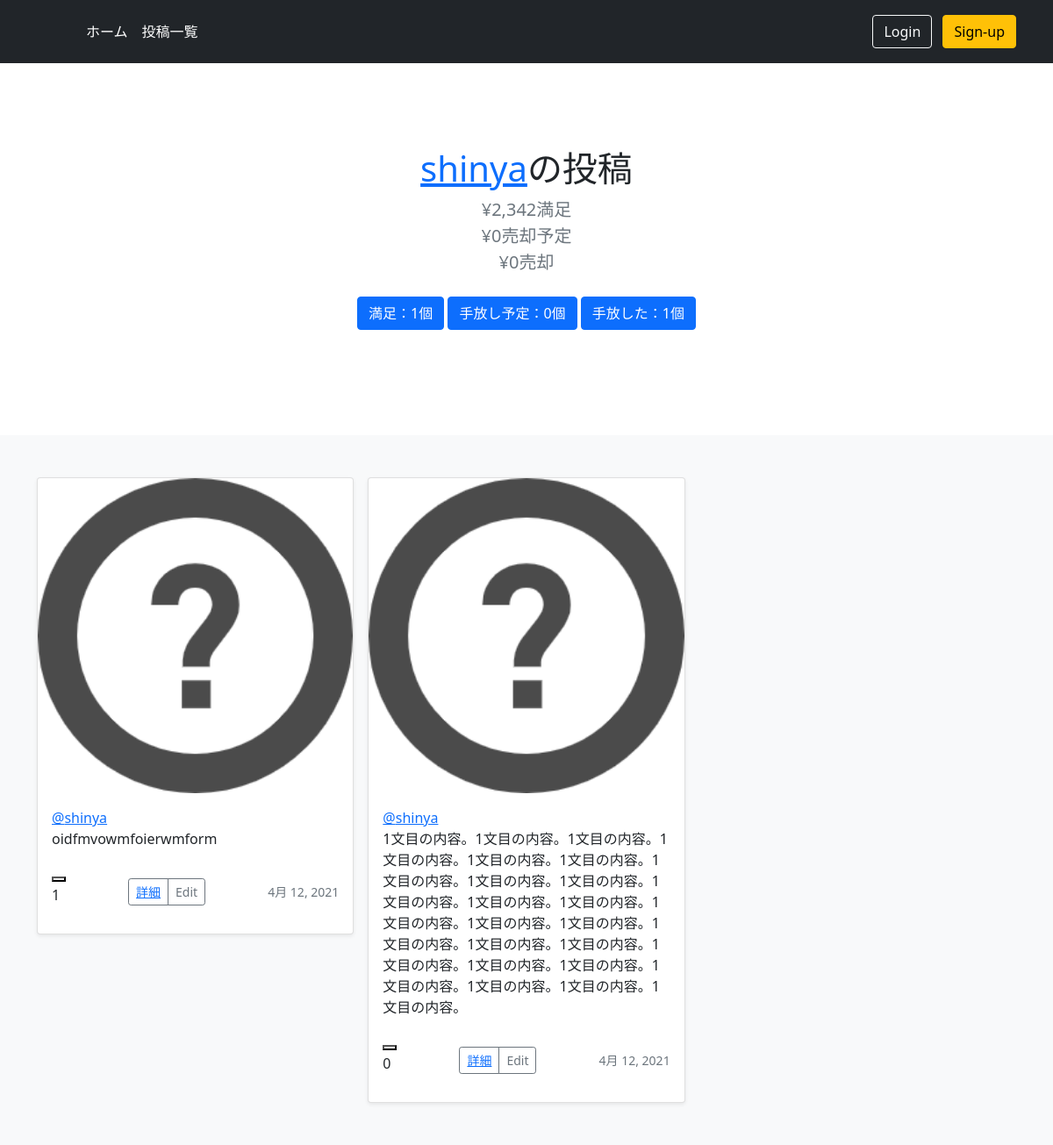
The app's page /user_posts/1, older data.
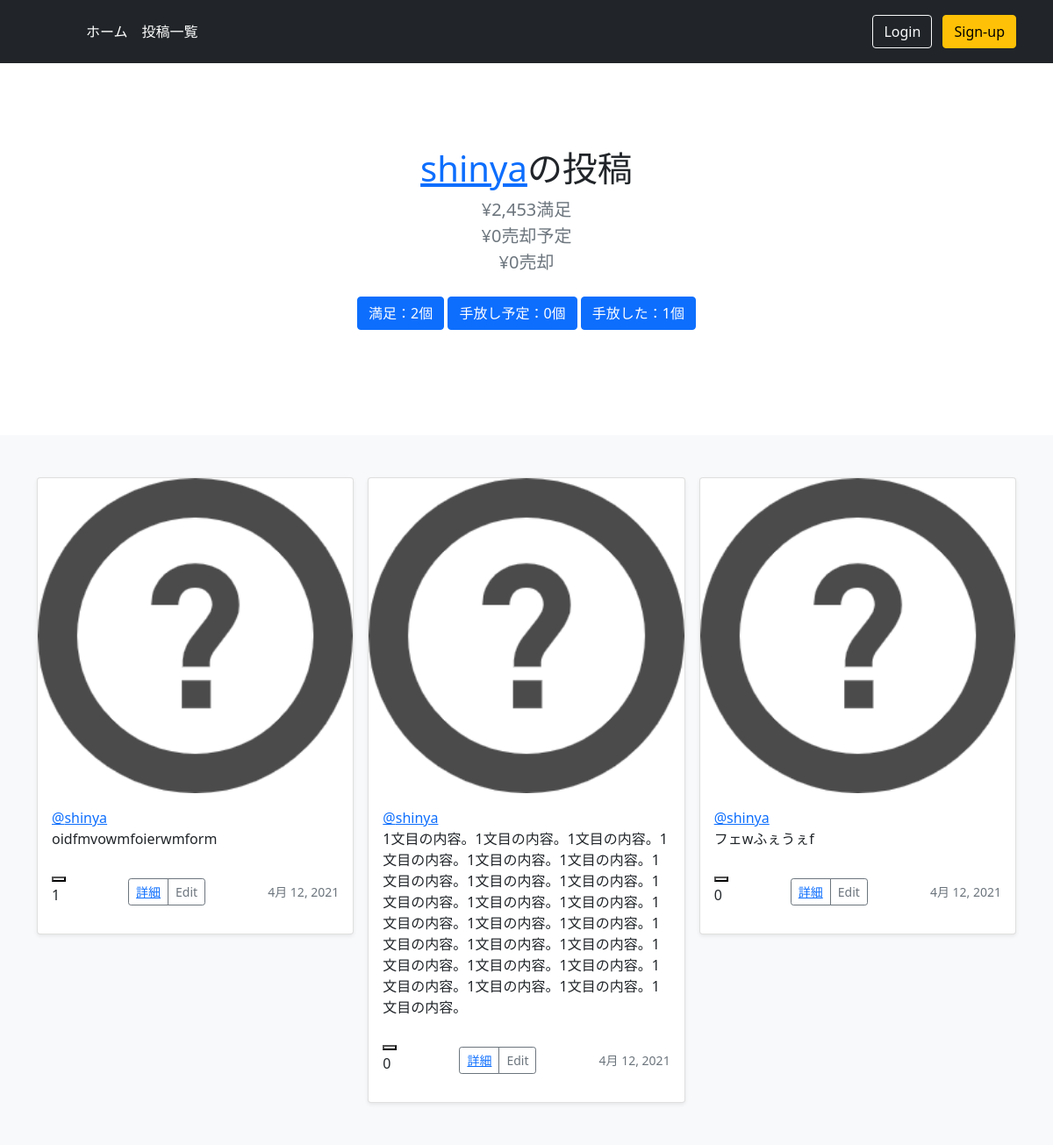
The same page, newer data.
### minimal/models.py (models this page shows, shortened)
class MinimalModel(models.Model):
    title = models.CharField(max_length=100, verbose_name='品物名')
    author = models.ForeignKey(get_user_model(), on_delete=models.CASCADE, verbose_name='購入者')
    buy_reason = models.TextField(verbose_name='購入した理由')
    sell_reason = models.TextField(null=True, blank=True, verbose_name='手放す理由')
    status = models.ForeignKey(ThingStatus, on_delete=models.PROTECT, verbose_name='物の状況')
    obj_image = models.ImageField(upload_to='', blank=True, null=True, default='default_thing_icon.png', verbose_name='物の画像')
    buy_date = models.DateField(verbose_name='購入日')
    buy_price = models.IntegerField(verbose_name='購入金額')
    sell_price = models.IntegerField(null=True, blank=True, verbose_name='売却金額')
    nice_throw = models.IntegerField(null=True, blank=True)

class CustomUser(AbstractUser):
    image = models.ImageField(upload_to='', blank=True, null=True, verbose_name='プロフィール画像', default='default_user_icon.jpeg')

### minimal/views.py (the view)
# urls.py: path('user_posts/<int:pk>', views.user_posts, name='user_posts'),
def user_posts(request, pk):
    context = user_posts_base(pk)
    return render(request, 'user_posts.html', context)

### templates/user_posts.html
{% extends 'base.html' %}
{% block header %}
  <section class="py-5 text-center container">
    <div class="row py-lg-5">
      <div class="col-lg-6 col-md-8 mx-auto">
        <h1 class="fw-light"><a href="{% url 'user_posts' user.id %}">{{ user.username }}</a>の投稿</h1>
        <p class="lead text-muted">¥{{ buy_price_sum }}満足<br>¥{{ planed_price_sum }}売却予定<br>¥{{ sell_price_sum }}売却 </p>
        <p>
          <a href="{% url 'user_posts_satisfied' user.id %}" class="btn btn-primary my-2">満足：{{ satisfied_list.count }}個</a>
          <a href="{% url 'user_posts_planed' user.id %}" class="btn btn-primary my-2">手放し予定：{{ planed_list.count }}個</a>
          <a href="{% url 'user_posts_threw' user.id %}" class="btn btn-primary my-2">手放した：{{ threw_list.count }}個</a>
        </p>
      </div>
    </div>
  </section>
{% endblock header %}
{% block content %}
  <div class="album py-5 bg-light">
    <div class="container">
        <div class="row row-cols-1 row-cols-sm-2 row-cols-md-3 g-3">
    {% for object in object_list %}
    <div class="col">
          <div class="card shadow-sm">
            <img class="bd-placeholder-img card-img-top" width="100%" height="100%" src="{{ object.obj_image.url }}">
            <div class="card-body">
            <a href="{% url 'user_posts' object.author.id %}">@{{ object.author }}</a>
              <p class="card-text">{{ object.buy_reason }}</p>
              <div class="d-flex justify-content-between align-items-center">
              <div class="like-outer">
                    {% include 'like.html' %}
              </div>
                <div class="btn-group">
                  <button type="button" class="btn btn-sm btn-outline-secondary"><a href="{% url 'detail' object.pk %}">詳細</a></button>
                  <button type="button" class="btn btn-sm btn-outline-secondary">Edit</button>
                </div>
                <small class="text-muted">{{ object.buy_date }}</small>
              </div>
            </div>
          </div>
        </div>
    {% endfor %}
    </div>
{% endblock content %}

### templates/like.html (shortened to what this page needs)
{% if user.is_authenticated %}
<form action="{% url 'like' %}" method="POST">
    {% if object.id in liked_list %}
        <button id="like" name="{{ object.id }}"><i class="fas fa-lg fa-heart like-red"></i></button>
    {% else %}
        <button id="like" name="{{ object.id }}"></button>
    {% endif %}
</form>
<p name="{{ object.id }}-count" class="count"> {{ object.like_set.count }} </p>
{% else %}
<p id="like" name="{{ object.id }}"><i class="fas fa-lg fa-heart like-red"></i>アイコンを挿入</p>
<p name="{{ object.id }}-count" class="count"> {{ object.like_set.count }} </p>
{% endif %}

Row changes from the older to the newer data that the page shows:
added MinimalModel: obj_image (placeholder picture), author "shinya", buy_reason "フェwふぇうぇf", like_set.count "0", buy_date "4月 12, 2021"
Text that changed along with them:
{{ buy_price_sum }}: "2,342" → "2,453"
{{ satisfied_list.count }}: "1" → "2"
